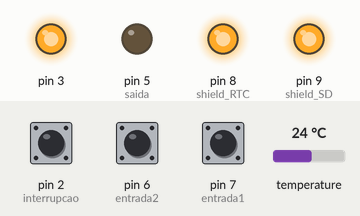
Simulated run of this sketch. Board: Arduino Uno, built with avr-gcc and run on an emulated ATmega328P. Parts: output pins drawn as LEDs (lit = HIGH). The inputs (shaded band) are chosen by the test bench; at power-on: pin 6 (entrada2) HIGH, pin 2 (interrupcao) LOW, pin 7 (entrada1) HIGH, temperature 24 °C. The local clock reads 2024-03-15 10:24:30 at power-on unless the sketch sets it; storage starts empty; what the sketch prints to the serial monitor is not drawn.

Above: at 5.9 s.
6.0 s: pin 6 (entrada2) pulled LOW for 0.15 s
At 7.1 s:
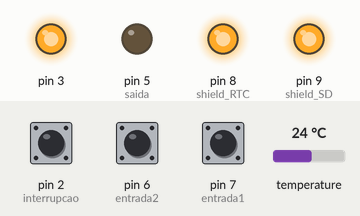
7.6 s: pin 2 (interrupcao) pulled HIGH for 0.15 s
10.7 s: pin 7 (entrada1) pulled LOW for 0.15 s
At 11.9 s:
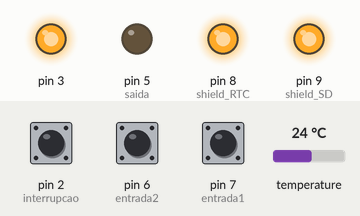
13.8 s: pin 2 (interrupcao) pulled HIGH for 1 s
17.8 s: pin 6 (entrada2) pulled LOW for 3.2 s
At 21.4 s:
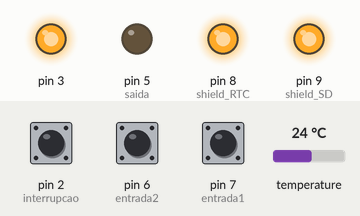
22.5 s: pin 7 (entrada1) pulled LOW for 3.2 s
At 26.1 s:
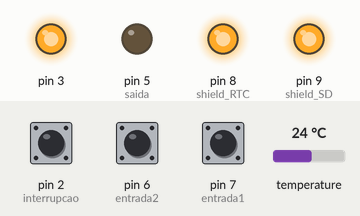
Timing chart, 0 to 27.6 s (numbered marks = the images above; inputs shaded):
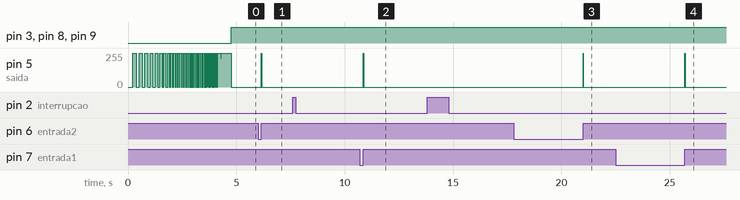

The sketch:

codigo_de_monitoramento_v1.1.ino
```cpp
/*
 * Instituto Federal de Educação, Ciência e Tecnologia Minas Gerais
 * IFMG - Campus Avançado Conselheiro Lafaiete
 *
 * Código para monitoramento de pluviógrafo Versão 1.1.1
 *
 * Autor.............: Jonas Henrique Nascimento
 * Data de início....: 30/06/2018
 * Data da ultima atualização: 05/08/2018
 * Data de término...: 22/07/2018
 *
 * O código consiste em um leitor de dois botões que recebem nível lógico zero ao serem pressionados pelo movimento da báscula.
 * Após a leitura dos botões é feito uma contagem precisa de tempo de 1 minuto, a partir do modulo RTC. Com isso, se obtém o valor da intensidade do pressionar dos botões
 * sobre o tempo decorrido.
 * Como se espera analisar os valores ao futuro, estes são armazenados em um cartão SD em um arquivo SVC.
 * A intencidade será calculada a partir do número de pulsos colhidos pelos botões por minuto, e esta será calculada e armazenada no cartão SD por forma de um datalogger.
 * Tal datalogger será formado por um modelo de agenda em forma de tabela, contendo a data referênte a medida de cada pulso, e uma contagem do numero total naquele minuto.
 * Paralelamente será medida a temperatura ambiente através de um leitor de temperatura já embutido no shield RTC, a qual será armazenada, também no datalogger.
 * Ademais, o sistema contará com a possibilidade de revisionamentos, podendo alterar a data referente ao RTC por meio de uma interface HM ( Homem-máquina ).
 * Tal interface poderá ser acessada através da comunicação serial entre o microcontrolador e o computador, por meio de um cabo USB e de um adaptador Serial-SPI. Ou por meio da
 * atualização do código no microprocessador 328p.
 *
 * Todo o código, esquemático do circuito eletrônico e demais informações estarão sempre contidas no endereço abaixo, para livre aperfeiçoamento do código e do circuito. Todavia
 * pede-se, por educação, que ao compartilharem o código, mantenham os autores originais, tão bem quanto o nome da instituição.
 *
 * https://github.com/W8jonas/pluviografo
 *
 */


//-----------------------------------------------------------------
// §§§§ Hardware §§§§  //
/*
 * Consiste na comunicação SPI com o módulo cartão SD, na comuni-
 * cação I2C com o módulo DS3231. Além de possuir sua saída, ori-
 * ginalmente o pino 5 ligado a um resistor que é ligado à um LED
 * em current source. Ademais, os dois botões estão ligados em
 * pull up. Originalmente, nos digitais 6 e 7.
 * Para mais informações, consute os esquemáticos na raiz de todo
 * o projeto, seguindo o link do GitHub, apresentado no cabeçalho
 * deste projeto.
 *
*/


//-----------------------------------------------------------------
// §§§§ Declaração das bibliotecas §§§§  //
#include <avr/sleep.h>
#include <DS3231.h>
#include <SPI.h>
#include <SD.h>


//-----------------------------------------------------------------
// §§§§ Definições de Hardware §§§§  //
#define entrada1 7
#define entrada2 6
#define saida    5
#define interrupcao 2
#define chip_select 4
#define shield_RTC 8
#define shield_SD 9

//-----------------------------------------------------------------
// §§§§ Declaração das variáveis globais §§§§  //
bool estado1 = false;
bool estado2 = false;
bool flag1   = false;
bool flag2   = false;

unsigned int minuto_antigo = 0;
unsigned int minuto_atual = 0;
unsigned int contador_de_interrupcao = 0;
unsigned long contador_de_pulsos = 0;


//-----------------------------------------------------------------
// §§§§ Declaração dos objetos §§§§  //
DS3231  rtc(SDA, SCL);
Time  t;
File datalogger;


//-----------------------------------------------------------------
// §§§§ Declaração de funcoes adicionais §§§§  //
void comecando_a_dormir();
void acordando();


//-----------------------------------------------------------------
// §§§§ Void Setup §§§§  //
void setup() {
   delay(200);
   pinMode(entrada1, INPUT_PULLUP);
   pinMode(entrada2, INPUT_PULLUP);
   pinMode(interrupcao, INPUT);
   pinMode(saida, OUTPUT);
   pinMode(shield_RTC, OUTPUT);
   pinMode(shield_SD, OUTPUT);
   pinMode(3, OUTPUT);
   Serial.begin(115200);
   int i = 150;
   rtc.begin();
   while (!Serial) {;}

   if (!SD.begin(chip_select)) {
     Serial.println("Erro ao ler cartao de memoria");
     digitalWrite(3, HIGH);
     return;
  }
   //rtc.setDOW(FRIDAY);          // Selecione o dia em ingles; Ex: (SUNDAY) - Domingo
   //rtc.setTime(14, 30, 10);     // Selecione a hora; Ex: (14, 30, 10)  -- 14 horas, 30 minutos e 10 segundos
   //rtc.setDate(20, 7, 2018);    // Selecione a data; Ex: (20, 7, 2018) -- Dia 20 do mes 7 de 2018.

   while(1){
      digitalWrite(saida, HIGH);
      delay(i);
      i = i-10;
      digitalWrite(saida, LOW);
      delay(i);
      if (i < 50) {i = i+9;}
      if (i == 9) {break;}
   }
   digitalWrite(saida, HIGH);
   delay(500);
   digitalWrite(saida, LOW);
   attachInterrupt(0, acordando, RISING);
}


//-----------------------------------------------------------------
// §§§§ Void Loop §§§§  //
void loop() {

   digitalWrite(shield_SD, HIGH);
   digitalWrite(shield_RTC, HIGH);
   digitalWrite(3, HIGH);

   t = rtc.getTime();
   minuto_atual = t.min;

   if ( minuto_antigo != minuto_atual ){
      minuto_antigo = minuto_atual;
      Serial.print("Foi apertado o botao: ");
      Serial.println(contador_de_pulsos);

      if (contador_de_pulsos == 0) {
         contador_de_interrupcao++;
      } else {
         contador_de_interrupcao = 0;
      }

      datalogger = SD.open("Valores.svc", FILE_WRITE);
      if ( datalogger ) {
         Serial.println("Atualizando datalogger");
//         datalogger.println("    Data,    |    Hora,    |   Contagem,   |   Temperatura,   |");
         datalogger.print(rtc.getDateStr());
         datalogger.print(",  |  ");
         datalogger.print(rtc.getTimeStr());
         datalogger.print(",  |      ");
         if(contador_de_pulsos < 10) {datalogger.print("0");}
         datalogger.print(contador_de_pulsos);
         datalogger.print(",       |      ");
         datalogger.print(rtc.getTemp());
         datalogger.println(",      |");
         datalogger.close();
      } else {
         Serial.println("Erro ao abrir datalogger");
      }
      contador_de_pulsos = 0;
      Serial.println("Atualizado");
   }

   estado1 = digitalRead(entrada1);
   estado2 = digitalRead(entrada2);

   if ( estado1 == LOW ) {
      flag1 = true;
   }

   if ( estado2 == LOW ) {
      flag2 = true;
   }

   if ( (estado1 == HIGH) && (flag1 == true) ){ // botão 1 trocou de estado -- botao apertado
      digitalWrite(saida, LOW);
      contador_de_pulsos ++;
      digitalWrite(saida, HIGH);
      delay(20);
      digitalWrite(saida, LOW);
      delay(20);
      flag1 = false;
   }

   if ( (estado2 == HIGH) && (flag2 == true) ){ // botão 2 trocou de estado -- botao apertado
      digitalWrite(saida, HIGH);
      contador_de_pulsos ++;
      digitalWrite(saida, HIGH);
      delay(20);
      digitalWrite(saida, LOW);
      delay(20);
      flag2 = false;
   }

   if ((estado1 == HIGH) && (estado2 == HIGH) || (flag1 == true) && (flag2 == true)) { // Erro, pois não se pode ter os dois botões ou as duas flags setadas ao mesmo tempo.
      Serial.println("Erro lógico, Duas entradas em HIGH");
      datalogger = SD.open ("Valores.svc, FILE_WRITE");
      if (datalogger) {
         datalogger.print("______________________________________________________________|");
         datalogger.print(rtc.getDateStr());
         datalogger.print(",  |  ");
         datalogger.print(rtc.getTimeStr());
         datalogger.print(",  |      ");
         if(contador_de_pulsos < 10) {datalogger.print("0");}
         datalogger.print(contador_de_pulsos);
         datalogger.print(",       |      ");
         datalogger.print(rtc.getTemp());
         datalogger.println(",      |");
         datalogger.print("Erro lógico, Duas entradas em HIGH");
         datalogger.print("______________________________________________________________|");
         datalogger.close();
      }
   }

   if (contador_de_interrupcao >= 3) {
      contador_de_interrupcao = 0;
      Serial.println("Comecando a dormir");
      comecando_a_dormir();
   }

} // fim loop


void acordando (){
   delayMicroseconds(200000);
 //  digitalWrite(shield_SD, HIGH);
 //  digitalWrite(shield_RTC, HIGH);
 //  digitalWrite(3, HIGH);
   delayMicroseconds(200000);
}


void comecando_a_dormir(){
   digitalWrite(3, LOW);
   digitalWrite(shield_SD, LOW);
   digitalWrite(shield_RTC, LOW);
   set_sleep_mode(SLEEP_MODE_PWR_DOWN);
   sleep_enable();
   attachInterrupt(0, acordando, RISING);
   sleep_mode();
   sleep_disable();
   detachInterrupt(0);
}
```

Measured:
- after the input at 6.0 s, pin 5 (saida): 0/255 → 255/255 after 0.15 s, → 0/255 0.02 s later
- after the input at 7.6 s, every drawn part: stays the same
- after the input at 10.7 s, pin 5 (saida): 0/255 → 255/255 after 0.15 s, → 0/255 0.02 s later
- after the input at 13.8 s, every drawn part: stays the same
- after the input at 17.8 s, pin 5 (saida): 0/255 → 255/255 after 3.2 s, → 0/255 0.02 s later
- after the input at 22.5 s, pin 5 (saida): 0/255 → 255/255 after 3.2 s, → 0/255 0.02 s later
